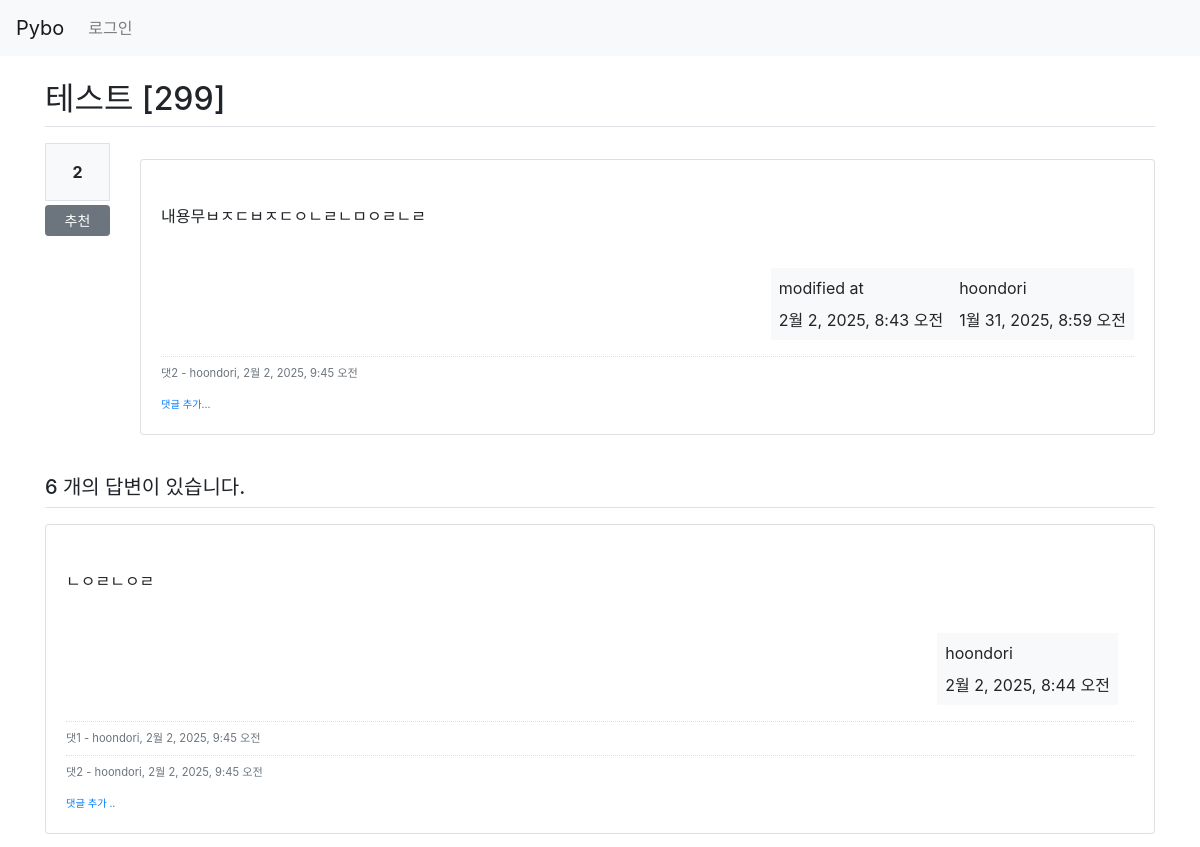
The app's page /pybo/304/ (upper part), older data.
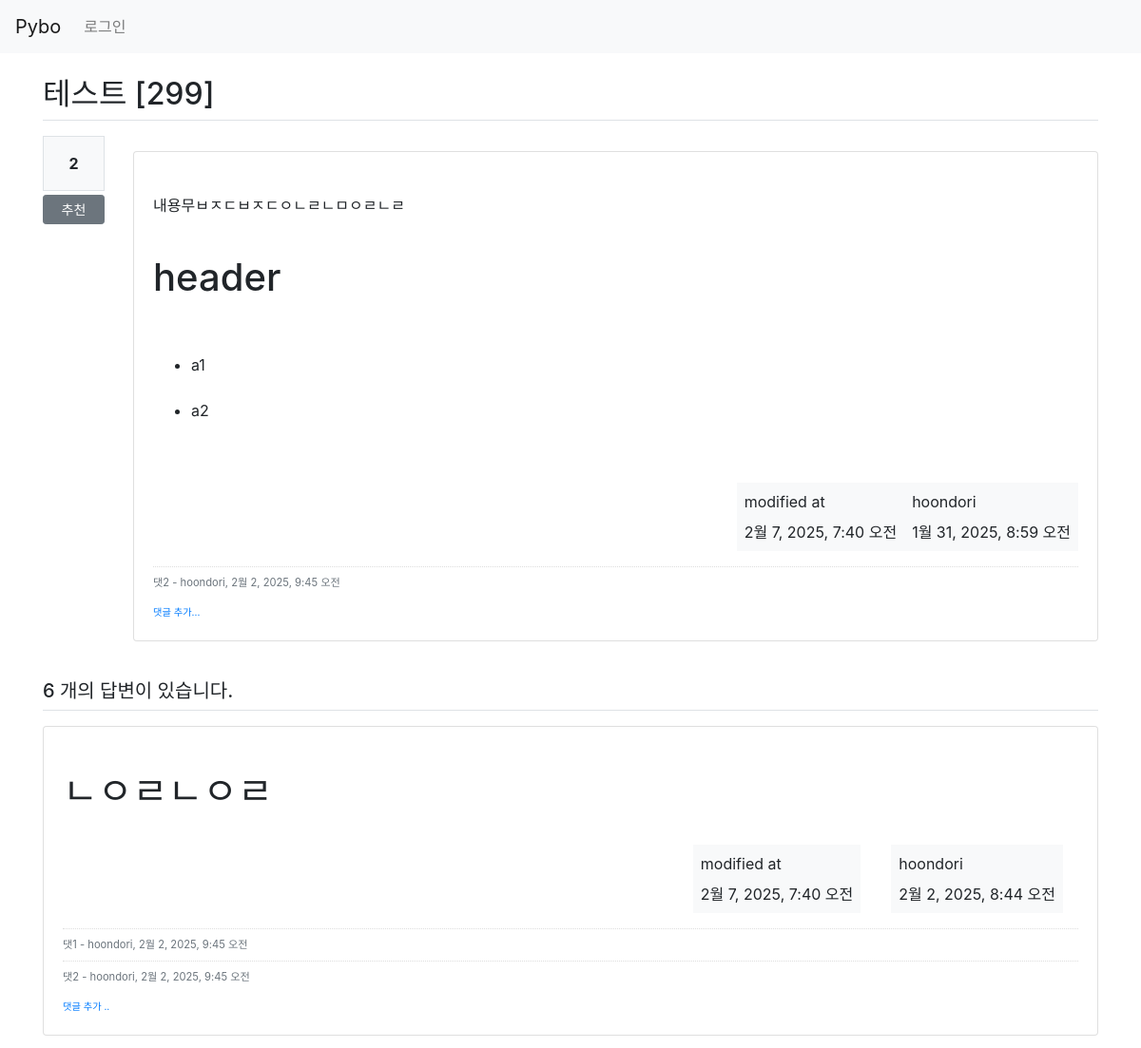
The same page, newer data.
### pybo/models.py (models this page shows, shortened)
class Question(models.Model):
    subject = models.CharField(max_length=200)
    content = models.TextField()
    create_date = models.DateTimeField()
    author = models.ForeignKey(User, on_delete=models.CASCADE, related_name="author_question")
    modify_date = models.DateTimeField(null=True, blank=True)
    voter = models.ManyToManyField(User, related_name="voter_question")

class Answer(models.Model):
    question = models.ForeignKey(Question, on_delete=models.CASCADE)
    content = models.TextField()
    create_date = models.DateTimeField()
    author = models.ForeignKey(User, on_delete=models.CASCADE, related_name="author_answer")
    modify_date = models.DateTimeField(null=True, blank=True)
    voter = models.ManyToManyField(User, related_name="voter_answer")

### pybo/views/base_views.py (the view)
# urls.py: path('<int:question_id>/', base_views.detail, name='detail'),
def detail(request, question_id):
    question = get_object_or_404(Question, pk=question_id)
    context = {'question': question}
    return render(request, 'pybo/question_detail.html', context)

### pybo/templatetags/pybo_filter.py (called while the page is built)
@register.filter()
def mark(value):
    extensions = ["nl2br", "fenced_code"]
    return mark_safe(markdown.markdown(value, extensions=extensions))

### templates/pybo/question_detail.html (shortened to what this page needs)
{% extends 'base.html' %}
{% load pybo_filter %}
{% block content %}
<div class="container my-3">
    <h2 class="border-bottom py-2">{{question.subject}}</h2>
    <div class="row my-3">
        <div class="col-1">
            <div class="bg-light text-center p-3 border font-weight-bolder mb-1">
                {{ question.voter.count }}
            </div>
            <a href="#" data-uri="{% url 'pybo:vote_question' question.id %}"
               class="recommend btn btn-sm btn-secondary btn-block my-1">추천</a>
        </div>
        <div class="col-11">
            <div class="card my-3">
                <div class="card-body">
                    <div class="card-text" style="white-space: pre-line;">
                        {{ question.content|mark }}
                    </div>
                    <div class="d-flex justify-content-end">
                        {% if question.modify_date %}
                        <div class="badge-light p-2 text-left">
                            <div class="mb-2">modified at</div>
                            <div>{{ question.modify_date }}</div>
                        </div>
                        {% endif %}
                        <div class="badge-light p-2 text-left">
                            <div class="mb-2">{{ question.author.username }}</div>
                            <div>{{ question.create_date }}</div>
                        </div>
                    </div>
                    {% if question.comment_set.count > 0 %}
                    <div class="mt-3">
                    {% for comment in question.comment_set.all %}
                        <div class="comment py-2 text-muted">
                            <span style="white-space: preline;">{{comment.content}}</span>
                            <span>
                                - {{comment.author}}, {{comment.create_date}}
                            </span>
                        </div>
                    {% endfor %}
                    </div>
                    {% endif %}
                    <div>
                        <a href="{% url 'pybo:comment_create_question' question.id %}"
                           class="small"><small>댓글 추가...</small></a>
                    </div>
                </div>
            </div>
        </div>
    </div>
    <h5 class="border-bottom my-3 py-2">
        {{question.answer_set.count}} 개의 답변이 있습니다.
    </h5>
    {% for answer in question.answer_set.all %}
    <div class="card my-3">
        <div class="card-body">
            <div class="card-text" style="white-space: pre-line">
                {{ answer.content|mark }}
            </div>
            <div class="d-flex justify-content-end">
                {% if answer.modify_date %}
                <div class="badge-light p-2 text-left mx-3">
                    <div class="mb-2">modified at</div>
                    <div>{{ answer.modify_date }}</div>
                </div>
                {% endif %}
                <div class="badge-light p-2 text-left mx-3">
                    <div class="mb-2">{{ answer.author.username }}</div>
                    <div>{{ answer.create_date }}</div>
                </div>
            </div>
            {% if answer.comment_set.count > 0 %}
            <div class="mt-3">
            {% for comment in answer.comment_set.all %}
                <div class="comment py-2 text-muted">
                    <span style="white-space: pre-line;">{{ comment.content }}</span>
                    <span>
                        - {{ comment.author }}, {{ comment.create_date }}
                    </span>
                </div>
            {% endfor %}
            </div>
            {% endif %}
            <div>
                <a href="{% url 'pybo:comment_create_answer' answer.id  %}"
                   class="small"><small>댓글 추가 ..</small></a>
            </div>
        </div>
    </div>
    {% endfor %}
</div>
{% endblock %}

Row changes from the older to the newer data that the page shows:
changed Question "테스트 [299]": content|mark "내용무ㅂㅈㄷㅂㅈㄷㅇㄴㄹㄴㅁㅇㄹㄴㄹ" → "내용무ㅂㅈㄷㅂㅈㄷㅇㄴㄹㄴㅁㅇㄹㄴㄹ header a1 a2"; modify_date "2월 2, 2025, 8:43 오전" → "2월 7, 2025, 7:40 오전"
changed Answer "ㄴㅇㄹㄴㅇㄹ": content "ㄴㅇㄹㄴㅇㄹ" → "# ㄴㅇㄹㄴㅇㄹ" (drawn); modify_date (not shown) → "2월 7, 2025, 7:40 오전"
